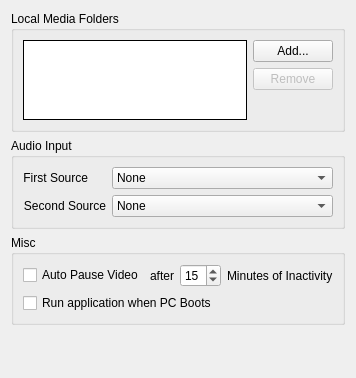
<?xml version="1.0" encoding="UTF-8"?>
<ui version="4.0">
 <class>GeneralPreferencesWidget</class>
 <widget class="QWidget" name="GeneralPreferencesWidget">
  <property name="geometry">
   <rect>
    <x>0</x>
    <y>0</y>
    <width>351</width>
    <height>378</height>
   </rect>
  </property>
  <property name="windowTitle">
   <string/>
  </property>
  <layout class="QVBoxLayout" name="verticalLayout" stretch="0,0,0,1">
   <item>
    <widget class="QGroupBox" name="mediaFoldersGroupBox">
     <property name="title">
      <string>Local Media Folders</string>
     </property>
     <property name="flat">
      <bool>true</bool>
     </property>
     <layout class="QHBoxLayout" name="horizontalLayout_2">
      <item>
       <widget class="QListWidget" name="mediaFoldersList">
        <property name="maximumSize">
         <size>
          <width>16777215</width>
          <height>80</height>
         </size>
        </property>
        <property name="frameShape">
         <enum>QFrame::Box</enum>
        </property>
        <property name="frameShadow">
         <enum>QFrame::Plain</enum>
        </property>
       </widget>
      </item>
      <item>
       <layout class="QVBoxLayout" name="verticalLayout_3">
        <item>
         <widget class="QPushButton" name="addMediaFolderButton">
          <property name="text">
           <string>Add...</string>
          </property>
         </widget>
        </item>
        <item>
         <widget class="QPushButton" name="removeMediaFolderButton">
          <property name="enabled">
           <bool>false</bool>
          </property>
          <property name="text">
           <string>Remove</string>
          </property>
         </widget>
        </item>
        <item>
         <spacer name="verticalSpacer_2">
          <property name="orientation">
           <enum>Qt::Vertical</enum>
          </property>
          <property name="sizeHint" stdset="0">
           <size>
            <width>20</width>
            <height>10</height>
           </size>
          </property>
         </spacer>
        </item>
       </layout>
      </item>
     </layout>
    </widget>
   </item>
   <item>
    <widget class="QGroupBox" name="audioGroupBox">
     <property name="title">
      <string>Audio Input</string>
     </property>
     <property name="flat">
      <bool>true</bool>
     </property>
     <layout class="QFormLayout" name="formLayout">
      <item row="0" column="0">
       <widget class="QLabel" name="primaryDeviceTextLabel">
        <property name="text">
         <string>First Source</string>
        </property>
        <property name="alignment">
         <set>Qt::AlignRight|Qt::AlignTrailing|Qt::AlignVCenter</set>
        </property>
       </widget>
      </item>
      <item row="0" column="1">
       <widget class="QComboBox" name="primaryAudioDeviceComboBox">
        <item>
         <property name="text">
          <string>None</string>
         </property>
        </item>
       </widget>
      </item>
      <item row="1" column="0">
       <widget class="QLabel" name="secondaryDeviceTextLabel">
        <property name="text">
         <string>Second Source</string>
        </property>
        <property name="alignment">
         <set>Qt::AlignRight|Qt::AlignTrailing|Qt::AlignVCenter</set>
        </property>
       </widget>
      </item>
      <item row="1" column="1">
       <widget class="QComboBox" name="secondaryAudioDeviceComboBox">
        <item>
         <property name="text">
          <string>None</string>
         </property>
        </item>
       </widget>
      </item>
     </layout>
    </widget>
   </item>
   <item>
    <widget class="QGroupBox" name="miscGroupBox">
     <property name="title">
      <string>Misc</string>
     </property>
     <property name="flat">
      <bool>true</bool>
     </property>
     <layout class="QGridLayout" name="gridLayout_2">
      <item row="0" column="0" colspan="2">
       <layout class="QHBoxLayout" name="pauseOnInactivityLayout" stretch="0,0,0">
        <item>
         <widget class="QCheckBox" name="pauseOnInactivityCheckBox">
          <property name="text">
           <string>Auto Pause Video</string>
          </property>
         </widget>
        </item>
        <item>
         <widget class="QWidget" name="idleTimeoutWidget" native="true">
          <layout class="QHBoxLayout" name="horizontalLayout_3">
           <property name="leftMargin">
            <number>0</number>
           </property>
           <property name="topMargin">
            <number>0</number>
           </property>
           <property name="rightMargin">
            <number>0</number>
           </property>
           <property name="bottomMargin">
            <number>0</number>
           </property>
           <item>
            <widget class="QLabel" name="idleTimeoutLabel1">
             <property name="text">
              <string>after</string>
             </property>
             <property name="buddy">
              <cstring>idleTimeoutSpinBox</cstring>
             </property>
            </widget>
           </item>
           <item>
            <widget class="QSpinBox" name="idleTimeoutSpinBox">
             <property name="minimum">
              <number>1</number>
             </property>
             <property name="maximum">
              <number>60</number>
             </property>
             <property name="value">
              <number>15</number>
             </property>
            </widget>
           </item>
           <item>
            <widget class="QLabel" name="idleTimeoutLabel2">
             <property name="text">
              <string>Minutes of Inactivity</string>
             </property>
            </widget>
           </item>
          </layout>
         </widget>
        </item>
        <item>
         <spacer name="horizontalSpacer_7">
          <property name="orientation">
           <enum>Qt::Horizontal</enum>
          </property>
          <property name="sizeHint" stdset="0">
           <size>
            <width>40</width>
            <height>10</height>
           </size>
          </property>
         </spacer>
        </item>
       </layout>
      </item>
      <item row="1" column="0">
       <widget class="QCheckBox" name="autoStartCheckBox">
        <property name="text">
         <string>Run application when PC Boots</string>
        </property>
       </widget>
      </item>
     </layout>
    </widget>
   </item>
   <item>
    <spacer name="verticalSpacer">
     <property name="orientation">
      <enum>Qt::Vertical</enum>
     </property>
     <property name="sizeHint" stdset="0">
      <size>
       <width>20</width>
       <height>40</height>
      </size>
     </property>
    </spacer>
   </item>
  </layout>
 </widget>
 <tabstops>
  <tabstop>mediaFoldersList</tabstop>
  <tabstop>addMediaFolderButton</tabstop>
  <tabstop>removeMediaFolderButton</tabstop>
  <tabstop>idleTimeoutSpinBox</tabstop>
  <tabstop>autoStartCheckBox</tabstop>
 </tabstops>
 <resources/>
 <connections/>
</ui>
